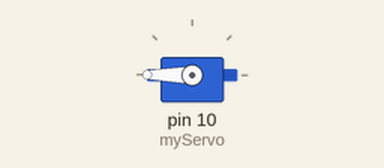
The sketch below on a simulated Arduino Uno, built with avr-gcc and run on an emulated ATmega328P. On the bench: servo.

Above: at 0.05 s.
Timing chart, 0 to 3.0 s (numbered marks = the images above):
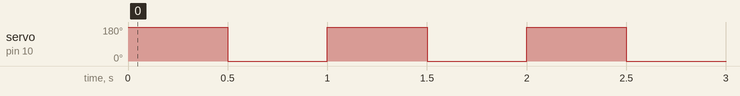

Measured:
- by itself, servo on pin 10 (myServo): alternates 180° for 0.50 s and 0° for 0.50 s

The sketch:

Servo_test.ino
```cpp
#include <Servo.h>

Servo myServo;
int pos = 0;    // variable to store the servo position

void setup() {
  // put your setup code here, to run once:
  myServo.attach(10);
  myServo.write(0);  // set servo to mid-point
}

void loop() {

    myServo.write(180);              // tell servo to go to position in variable 'pos'
    delay(500);                       // waits 15ms for the servo to reach the position

    myServo.write(0);              // tell servo to go to position in variable 'pos'
    delay(500);                       // waits 15ms for the servo to reach the position
}
```
